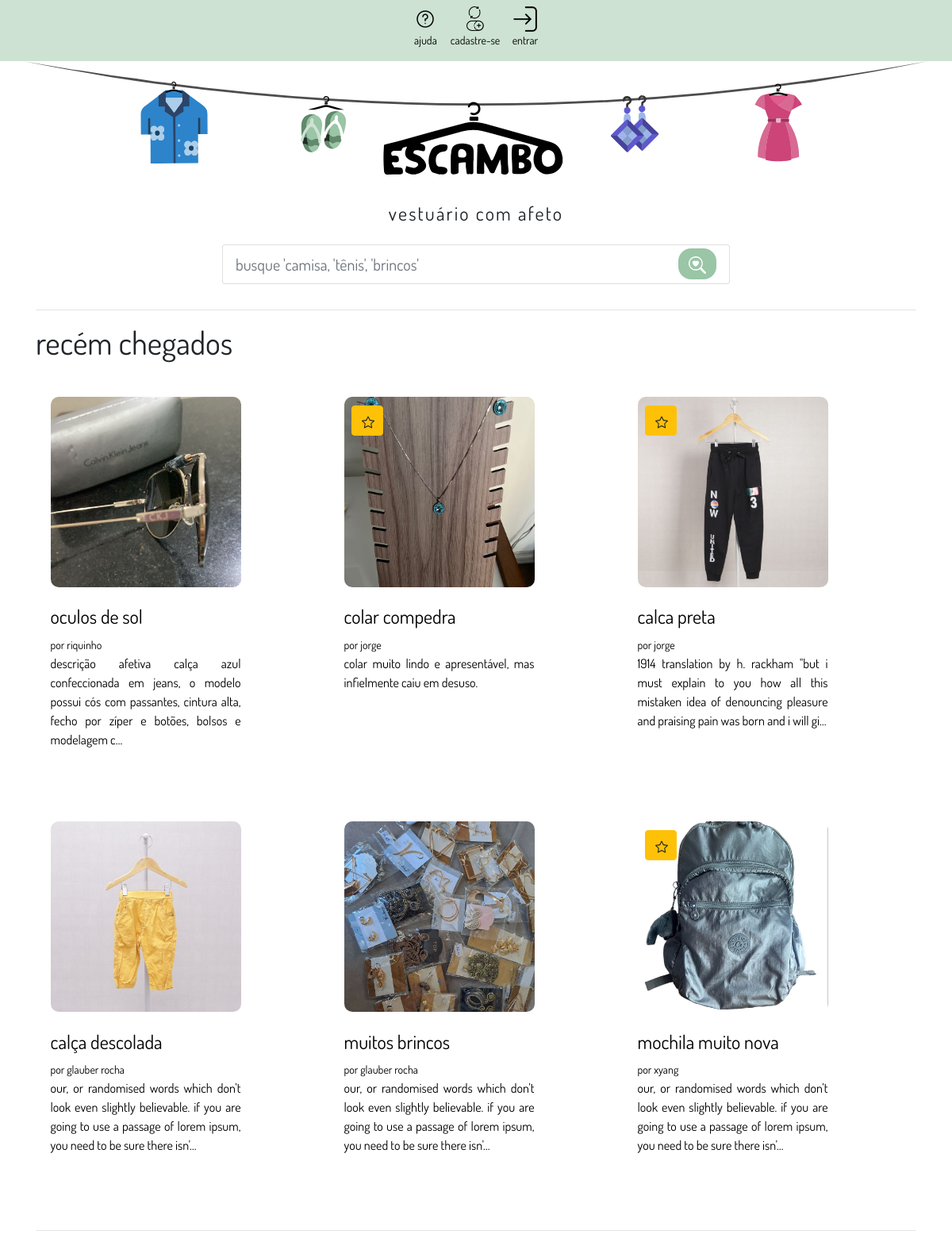
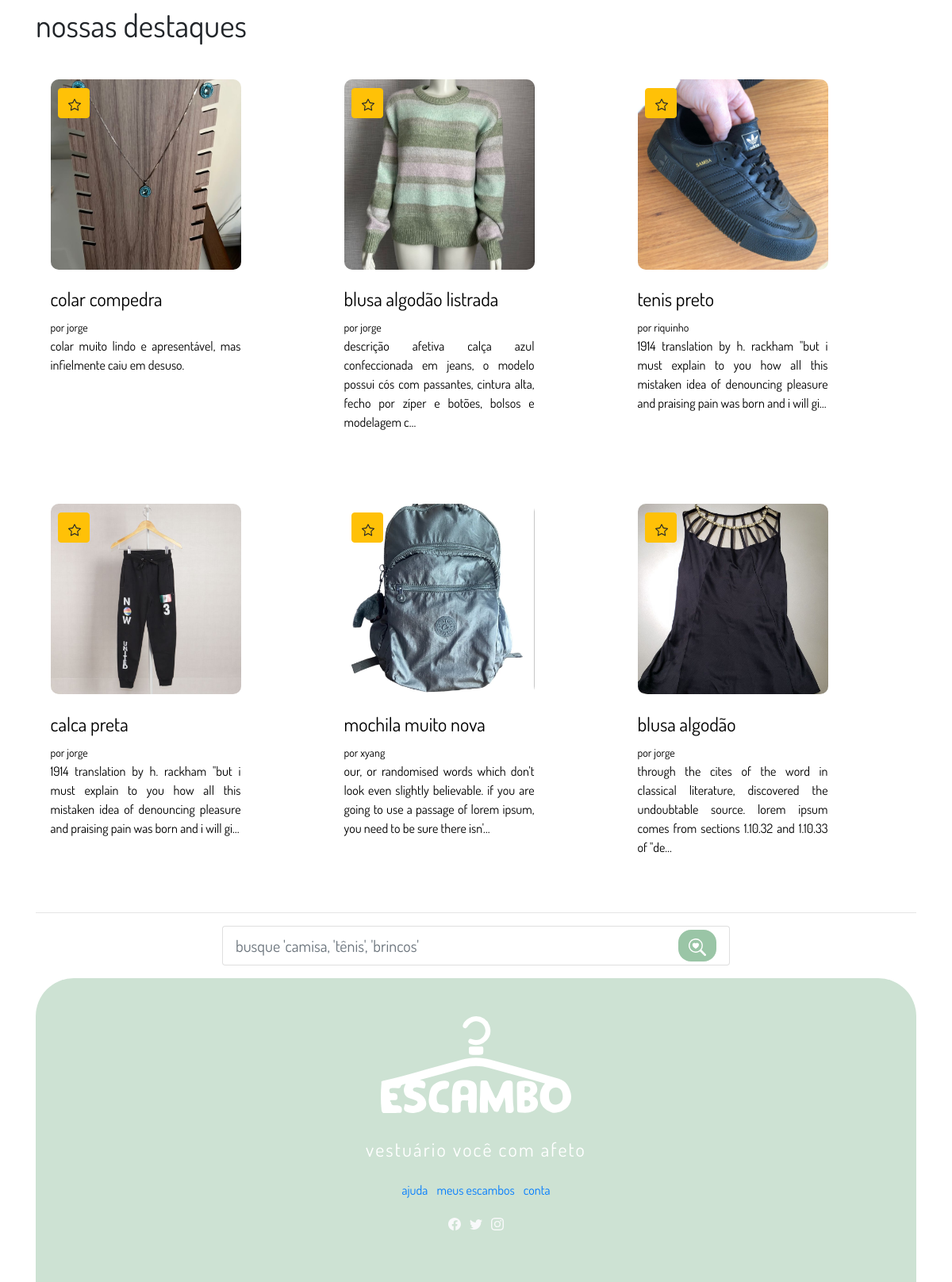
The page / on the database its author committed (2 pictures, top to bottom).
### app_escambo/models.py (models this page shows, shortened)
class Produto(models.Model):
    STATUS_CHOICES = (
        ('ruim', 'Ruim'),
        ('ok', 'Ok'),
        ('bom', 'Bom'),
        ('ótimo', 'Ótimo'),
        ('excelente', 'Excelente'),
    )
    nome = models.CharField(max_length=100)
    descricao_afetiva = models.CharField(max_length=500)
    estado_produto = models.CharField(max_length=20, choices=STATUS_CHOICES, default='bom')
    categoria = models.ForeignKey(Categoria, on_delete=models.CASCADE)
    destaque = models.BooleanField(default=False)
    status_trocado = models.BooleanField(default=False)
    usuario_proprietario = models.ForeignKey(Escambador, on_delete=models.CASCADE)

class Foto (models.Model):
    produto = models.ForeignKey(Produto, on_delete=models.CASCADE)
    imagem = models.ImageField(upload_to='escambo/produto_fotos/', null=True, blank=True)

class Escambador(models.Model):
    user = models.OneToOneField(User, on_delete=models.CASCADE)
    cpf = models.CharField(max_length=14, blank=True)
    endereco = models.CharField(max_length=255)
    telefone = PhoneNumberField(blank=True)
    foto = models.ImageField(upload_to='escambo/usuario_fotos', null=True, blank=True)
    ativos = models.IntegerField(default=0)
    avaliacao = models.FloatField(default=5)

### app_escambo/views.py (the view)
# urls.py: path('', views.EscabadorView.index, name='index'),
    def index(request):
        dao = produtoDao()
        return render(request, 'escambo/index.html', dao.listarProdutosCategorias())

### app_escambo/dao.py (called while the page is built)
    def listarProdutosCategorias(self):
        produtos = Produto.objects.exclude(status_trocado=True).order_by('-id')
        categorias = Categoria.objects.all()
        destaques = Produto.objects.filter(destaque=True).order_by('-id')
        context = {
            'produtos': produtos,
            'categorias': categorias,
            'destaques': destaques
        }
        return context

### app_escambo/templates/escambo/index.html (shortened to what this page needs)
{% extends 'escambo/base.html' %}
{% load static %}
{% block conteudo %}
<div class="container">
    <hr>
    <h1>recém chegados</h1>
    {% if produtos %}
        <div>
            <div class="container-postagem">
                {% for produto in produtos %}
                {% if forloop.counter <= 6 %}
                <div class="foto-container" style="position: relative; flex: 0 0 33.33%; margin-bottom: 20px;">
                    <div class="foto" style="display: block; max-width: 100%;">
                    <a href="{% url 'escambo:detalhe_produto' produto.id %}">
                        {% if produto.destaque == True%}
                            <button type="button" class="btn btn-warning" style="position: absolute; width: 2.5em; top: 13%; left: 13%; transform: translate(-50%, -50%); z-index: 2;">
                            </button>
                            {% endif %}
                        {% if produto.foto_set.all %}
                        <img class="postagem" src="{{ produto.foto_set.first.imagem.url }}">
                        {% else %}
                        <img class="postagem" src="{% static 'escambo/img/produto/produto_padrao_foto.png' %}">
                        {% endif %}
                        <h4 style="margin-top: 7%;">{{ produto.nome }}</h4>
                        <small>por {{ produto.usuario_proprietario.user.username }}</small>
                        <p class="group inner list-group-item-text" style="width: 30vh; text-align: justify;">
                            {{produto.descricao_afetiva|truncatechars:150 }}</p>
                    </a>
                </div>
            </div>
            {% endif %}
            {% endfor %}
        </div>
    {% else %}
    <p>Nenhum produto disponível para esta categoria.</p>
    {% endif %}
    <hr>
    <h1>nossas destaques</h1>
    {% if destaques %}
        <div>
            <div class="container-postagem" style="position: relative;">
                {% for produto in destaques %}
                {% if forloop.counter <= 6 %}
                <div class="foto-container" style="position: relative; flex: 0 0 33.33%; margin-bottom: 20px;">
                    <div class="foto" style="display: block; max-width: 100%;">
                        <a href="{% url 'escambo:detalhe_produto' produto.id %}">
                            {% if produto.destaque == True%}
                            <button type="button" class="btn btn-warning" style="position: absolute; width: 2.5em; top: 13%; left: 13%; transform: translate(-50%, -50%); z-index: 2;">
                            </button>
                            {% endif %}
                            {% if produto.foto_set.all %}
                                <img class="postagem" src="{{ produto.foto_set.first.imagem.url }}" style="display: block;
                                max-width: 100%;">
                            {% else %}
                                <img class="postagem" src="{% static 'escambo/img/produto/produto_padrao_foto.png' %}" style="display: block;
                                max-width: 100%;">
                            {% endif %}
                            <h4 style="margin-top: 7%;">{{ produto.nome }}</h4>
                            <small>por {{ produto.usuario_proprietario.user.username }}</small>
                            <p class="group inner list-group-item-text" style="width: 30vh; text-align: justify;">
                                {{produto.descricao_afetiva|truncatechars:150 }}</p>
                        </a>
                    </div>
                </div>
                {% endif %}
                {% endfor %}
            </div>
        </div>
    {% else %}
        <p>Nenhum produto em destaque disponível até o momento.</p>
    {% endif %}
    <hr>
</div>
{% endblock %}

### static/escambo/css/estilo.css (style rules this page uses)
body { background-color: white; text-transform: lowercase; font-family: 'Dosis', sans-serif; }
.container-postagem { display: grid; grid-template-columns: 1fr 1fr 1fr; grid-template-rows: 1fr 1fr; gap: 0px 0px; grid-auto-flow: row dense; grid-template-areas: "foto-1 foto-3 foto-5" "foto-2 foto-4 foto-6"; }
.container-postagem a { text-decoration: none; color: black; }
.postagem { position: relative; width: 30vh; height: 30vh; border-radius: 10px; object-fit: cover; }
.btn-warning { position: absolute; top: 10px; right: 10px; z-index: 1; }
.foto { padding: 5%; margin-top: 5%; }

### rows shown on the page
Produto: foto_set.first.imagem (picture), nome "oculos de sol", usuario_proprietario.user.username "riquinho", descricao_afetiva "descrição afetiva calça azul confeccionada em jeans, o modelo possui cós com passantes, cintura alta, fecho por zíper e botões, bolsos e modelagem c…"
Produto: destaque True (drawn), foto_set.first.imagem (picture), nome "colar compedra", usuario_proprietario.user.username "jorge", descricao_afetiva "colar muito lindo e apresentável, mas infielmente caiu em desuso."
Produto: destaque True (drawn), foto_set.first.imagem (picture), nome "calca preta", usuario_proprietario.user.username "jorge", descricao_afetiva "1914 translation by h. rackham \"but i must explain to you how all this mistaken idea of denouncing pleasure and praising pain was born and i will gi…"
Produto: foto_set.first.imagem (picture), nome "calça descolada", usuario_proprietario.user.username "glauber rocha", descricao_afetiva "our, or randomised words which don't look even slightly believable. if you are going to use a passage of lorem ipsum, you need to be sure there isn'…"
Produto: foto_set.first.imagem (picture), nome "muitos brincos", usuario_proprietario.user.username "glauber rocha", descricao_afetiva "our, or randomised words which don't look even slightly believable. if you are going to use a passage of lorem ipsum, you need to be sure there isn'…"
Produto: destaque True (drawn), foto_set.first.imagem (picture), nome "mochila muito nova", usuario_proprietario.user.username "xyang", descricao_afetiva "our, or randomised words which don't look even slightly believable. if you are going to use a passage of lorem ipsum, you need to be sure there isn'…"
Produto: destaque True (drawn), foto_set.first.imagem (picture), nome "blusa algodão listrada", usuario_proprietario.user.username "jorge", descricao_afetiva "descrição afetiva calça azul confeccionada em jeans, o modelo possui cós com passantes, cintura alta, fecho por zíper e botões, bolsos e modelagem c…"
Produto: destaque True (drawn), foto_set.first.imagem (picture), nome "tenis preto", usuario_proprietario.user.username "riquinho", descricao_afetiva "1914 translation by h. rackham \"but i must explain to you how all this mistaken idea of denouncing pleasure and praising pain was born and i will gi…"
Produto: destaque True (drawn), foto_set.first.imagem (picture), nome "blusa algodão", usuario_proprietario.user.username "jorge", descricao_afetiva "through the cites of the word in classical literature, discovered the undoubtable source. lorem ipsum comes from sections 1.10.32 and 1.10.33 of \"de…"
